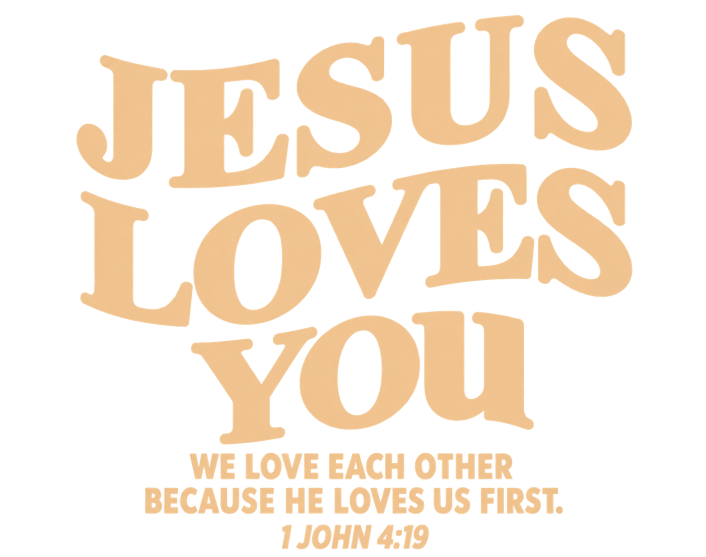
#> input picture assets/jesus-loves-you-emblem.png, 1412 x 1114 px (shown at 1/2 size)
$ python build-web-assets.py
#> lines starting #> are read from the running program, lines starting #| are printed output that depends on the picture
#!/usr/bin/env python3
"""Builds the reading pages' small signature image from the unchanged emblem master in assets/.

    python3 tools/build-web-assets.py            # everything
    python3 tools/build-web-assets.py signature  # or a named step

Needs Pillow (pip install Pillow). Nothing here changes a master: the film tools keep drawing with the emblem PNG.

signature  assets/jesus-loves-you-signature.webp and .png, for the install guide, the legal pages and the 404 page:
           the emblem master's own alpha at 432 px wide (3x the 144 px it is shown at) in the forest-green ink #36594b,
           pre-tinted, so those pages need no CSS mask. Night mode turns it white with a CSS filter. (The home page's
           footer and the film use assets/jesus-loves-you-emblem-560.png, which they tint themselves.)

The other web files come from the tools that draw them: the Latin WOFF2 fonts from tools/make-fonts.sh; the posters
(JPEG, AVIF and WebP, the film's closing frame) from `node tools/render-film.cjs posters`; the logo, touch icon and
favicons from tools/render-icons.cjs (the 3D mascot).
"""
import pathlib
import sys

ROOT = pathlib.Path(__file__).resolve().parents[1]
ASSETS = ROOT / 'assets'

INK = (0x36, 0x59, 0x4B)
SIGNATURE_WIDTH = 432
ALPHA_LEVELS = 64  # smooth antialiasing with a small palette


def report(path, source=None):
    note = f' from {source.name} ({source.stat().st_size:,})' if source else ''
    print(f'{path.relative_to(ROOT)}: {path.stat().st_size:,} bytes{note}')


def signature():
    from PIL import Image

    master = ASSETS / 'jesus-loves-you-emblem.png'
    alpha = Image.open(master).convert('RGBA').getchannel('A')
    height = round(alpha.height * SIGNATURE_WIDTH / alpha.width)
    step = ALPHA_LEVELS - 1
    alpha = alpha.resize((SIGNATURE_WIDTH, height), Image.LANCZOS).point(
        lambda v: round(round(v * step / 255) * 255 / step))
    image = Image.new('RGBA', (SIGNATURE_WIDTH, height), INK + (0,))
    image.putalpha(alpha)
    palette = image.quantize(colors=ALPHA_LEVELS, method=Image.Quantize.FASTOCTREE)
    png = ASSETS / 'jesus-loves-you-signature.png'
    palette.save(png, 'PNG', optimize=True)
    webp = ASSETS / 'jesus-loves-you-signature.webp'
    palette.convert('RGBA').save(webp, 'WEBP', lossless=True, quality=100, method=6)
    report(webp, master)
    report(png, master)


STEPS = {'signature': signature}

if __name__ == '__main__':
    for step in sys.argv[1:] or STEPS:
        if step not in STEPS:
            sys.exit(f'unknown step {step!r}; choose from {", ".join(STEPS)}')
        STEPS[step]()
#> this loop made 1 pass
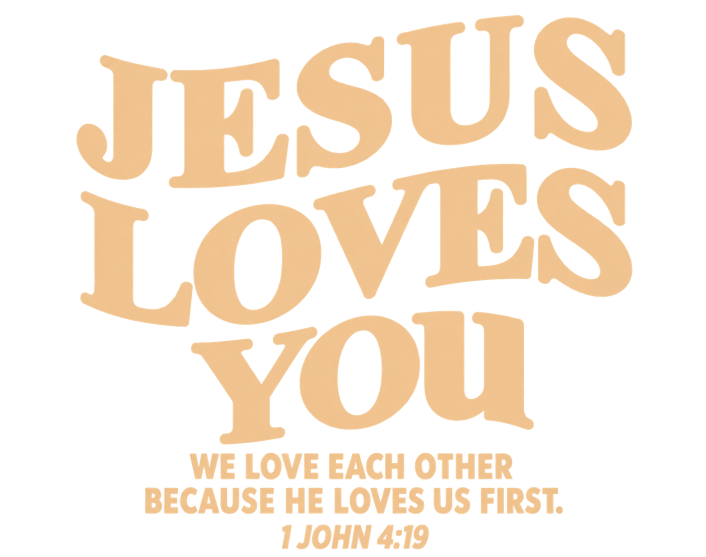
#> input picture assets/jesus-loves-you-emblem.png, 1412 x 1114 px (shown at 1/2 size)
#> pass 1, in signature, `alpha = Image.open(master).convert('RGBA').getchannel('A')`:
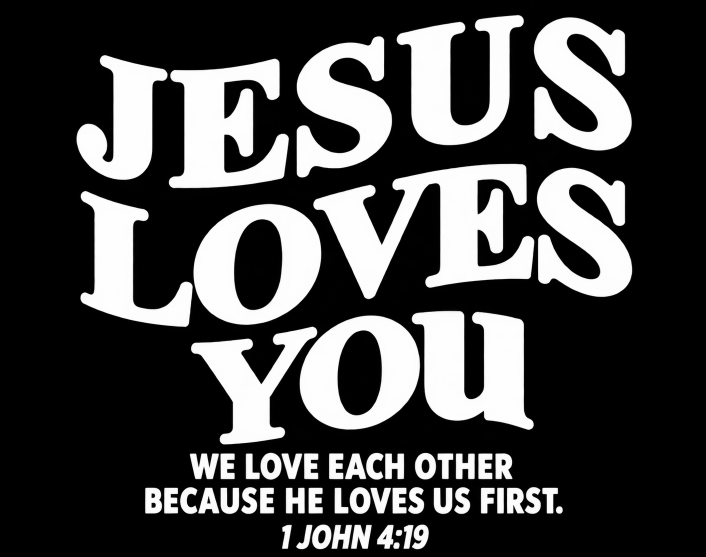
#> alpha: PIL image 1412x1114 L (shown at 1/2 size); min 0, max 255, mean 71.1
#> pass 1, in signature, `alpha = alpha.resize((SIGNATURE_WIDTH, height), Image.LANCZOS).point( ..`:
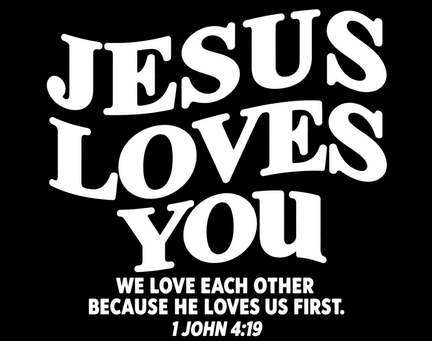
#> alpha: PIL image 432x341 L; min 0, max 255, mean 71.5
#> pass 1, in signature, `palette = image.quantize(colors=ALPHA_LEVELS, method=Image.Quantize.FA..`:
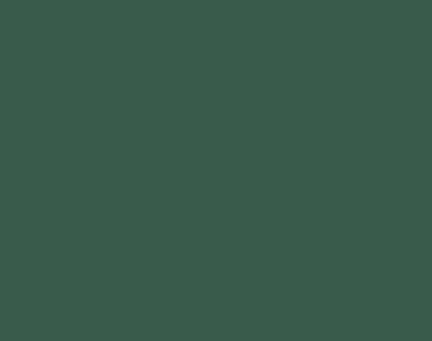
#> palette: PIL image 432x341 P; mean R, G, B 54, 89, 75
